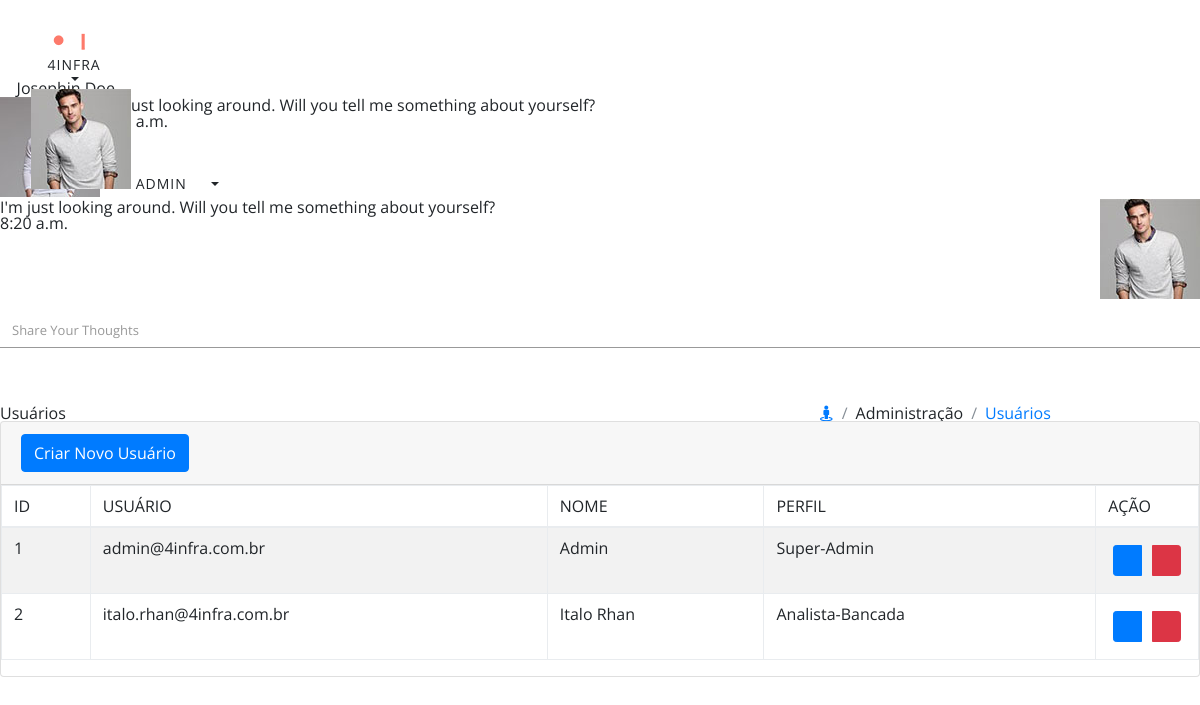
The app's page /usuarios (signed in) with its own data.
### tables this page shows
CREATE TABLE `usuario` (
  `id` int(11) NOT NULL AUTO_INCREMENT,
  `id_entidade` int(11) NOT NULL,
  `grupo` int(11) DEFAULT NULL,
  `nome` varchar(50) NOT NULL,
  `email` varchar(50) NOT NULL,
  `password` varchar(50) NOT NULL,
  PRIMARY KEY (`id`)
);

CREATE TABLE `grupo_permissao` (
  `id` int(11) NOT NULL AUTO_INCREMENT,
  `nome` varchar(50) NOT NULL,
  `parametros` varchar(200) NOT NULL,
  `id_entidade` varchar(45) NOT NULL,
  PRIMARY KEY (`id`)
);

### core/controller.php (called while the page is built, shortened)
<?php
class controller {
    public function loadTemplate($viewName, $viewDados = array()) {
        require 'views/template.php';
    }
    public function loadViewInTemplate($viewName, $viewDados = array()) {
        extract($viewDados);
        require 'views/'.$viewName.'.php';
    }
}

### core/Core.php (called while the page is built, shortened)
<?php
class Core {
    public function run(){
        $url = '/';
        if (isset($_GET['url'])) {
            $url .= $_GET['url'];
        }
        $params = array();
        if (!empty($url) && $url !='/') {
            $url = explode('/', $url);
            array_shift($url);
            array_shift($url);
            if (isset($url[0]) && !empty($url[0])) {
                $currentAction = $url[0];
                array_shift($url);
            } else {
                $currentAction = 'index';
            }
        } else {
            $currentController = 'dashboardController';
            $currentAction = 'index';
        }
        $c = new $currentController();
        call_user_func_array(array($c, $currentAction), $params);
    }
}

### index.php (called while the page is built, shortened)
<?php
$core = new Core();
$core->run();
?>

### core/model.php (called while the page is built, shortened)
<?php
class model {
    public function __construct()
    {
        global $db;
        $this->db = $db;
    }
}

### models/Usuarios.php (called while the page is built, shortened)
<?php
class Usuarios extends model {
    private $userInfo;
    public function setLoggedUsuario(){
        if(isset($_SESSION['sessionName']) && !empty($_SESSION['sessionName'])){
            $id = $_SESSION['sessionId'];
            $sql = $this->db->prepare("SELECT * FROM usuario WHERE id = :id");
            $sql->bindValue(':id', $id);
            $sql->execute();
            if ($sql->rowCount() > 0) {
                $this->userInfo = $sql->fetch();
            }
        }
    }
    public function getEntidade() {
        if (isset($this->userInfo['id_entidade'])) {
            return $this->userInfo['id_entidade'];
        } else {
            return 0;
        }
    }
    public function getListUsuario($id_entidade){
        $array = array();
        $sql = $this->db->prepare("SELECT usuario.id, usuario.nome, usuario.email, grupo_permissao.nome as nomegrupo FROM usuario LEFT JOIN grupo_permissao ON grupo_permissao.id = usuario.grupo WHERE usuario.id_entidade = :id_entidade");
        $sql->bindValue(':id_entidade', $id_entidade);
        $sql->execute();
        if ($sql->rowCount() > 0) {
            $array = $sql->fetchAll();
        }
        return $array;
    }
}

### models/Entidades.php (called while the page is built, shortened)
<?php
class Entidades extends model {
    private $entidadeInfo;
    public function __construct($id)
    {
        $sql = $this->db->prepare("SELECT * FROM entidade WHERE id = :id");
        $sql->bindValue(':id', $id);
        $sql->execute();
        if ($sql->rowCount() > 0) {
            $this->entidadeInfo = $sql->fetch();
        }
    }
    public function getNome(){
        if (isset($this->entidadeInfo['nome'])) {
            return $this->entidadeInfo['nome'];
        } else {
            return '';
        }
    }
}

### models/Perfil.php (called while the page is built, shortened)
<?php
class Perfil extends model {
    public function getListPerfil($id_entidade){
        $array = array();
        $sql = $this->db->prepare("SELECT * FROM grupo_permissao WHERE id_entidade = :id_entidade");
        $sql->bindValue(':id_entidade', $id_entidade);
        $sql->execute();
        if ($sql->rowCount() > 0) {
            $array = $sql->fetchAll();
        }
        return $array;
    }
}

### views/usuarios.php (the view)
<div class="page-header">
    <div class="row align-items-end">
        <div class="col-lg-8">
            <div class="page-header-title">
                <div class="d-inline">
                    <h4>Usuários</h4>
                </div>
            </div>
        </div>
        <div class="col-lg-4">
            <div class="page-header-breadcrumb">
                <ul class="breadcrumb-title">
                    <li class="breadcrumb-item">
                        <a href="<?php echo BASE_URL;?>dashboard"> <i class="fa fa-street-view"></i> </a>
                    </li>
                    <li class="breadcrumb-item">Administração
                    </li>
                    <li class="breadcrumb-item"><a href="<?php echo BASE_URL;?>usuarios">Usuários</a>
                    </li>
                </ul>
            </div>
        </div>
    </div>
</div>
<div class="card">
    <div class="card-header">
        <a href="<?php echo BASE_URL ;?>usuarios/add" class="btn btn-primary sweet-1 m-b-10">Criar Novo Usuário</a>
    </div>
    <div class="card-block">
        <div class="table-responsive">
            <table class="table table-striped table-bordered" id="example-2">
                <thead>
                    <tr>
                        <th>ID</th>
                        <th>USUÁRIO</th>
                        <th>NOME</th>
                        <th>PERFIL</th>
                        <th>AÇÃO</th>
                    </tr>
                </thead>
                <tbody>
                    <?php foreach($getListUsuario as $usuario):?>
                    <tr>
                        <th scope="row"><?php echo $usuario['id'];?></th>
                        <td class="tabledit-view-mode">
                            <span class="tabledit-span"><?php echo $usuario['email'];?></span>
                        </td>
                        <td class="tabledit-view-mode">
                            <span class="tabledit-span"><?php echo $usuario['nome'];?></span>
                        </td>
                        <td class="tabledit-view-mode">
                            <span class="tabledit-span"><?php echo $usuario['nomegrupo'];?></span>
                        </td>
                        <td style="white-space: nowrap; width: 1%;">
                            <div class="tabledit-toolbar btn-toolbar" style="text-align: left;">
                                <div class="btn-group btn-group-sm" style="float: none;">
                                    <a href="<?php echo BASE_URL ;?>usuarios/edit/<?php echo $usuario['id'];?>" class="tabledit-edit-button btn btn-primary waves-effect waves-light" style="float: none;margin: 5px;">
                                        <span class="icofont icofont-ui-edit"></span>
                                    </a>
                                    <a href="<?php echo BASE_URL ;?>usuarios/delet/<?php echo $usuario['id'];?>" class="tabledit-delete-button btn btn-danger waves-effect waves-light" style="float: none;margin: 5px;">
                                        <span class="icofont icofont-ui-delete"></span>
                                    </a>
                                </div>
                            </div>
                        </td>
                    </tr>
                    <?php endforeach;?>
                </tbody>
            </table>
        </div>
    </div>
</div>

### assets/extra-pages/landingpage/assets/css/style.css (style rules this page uses)
html, body, div, span, applet, object, iframe, h1, h2, h3, h4, h5, h6, p, blockquote, pre, a, abbr, acronym, address, big, cite, code, del, dfn, em, img, ins, kbd, q, s, samp, small, strike, strong, sub, sup, tt, var, b, u, i, center, dl, dt, dd, ol, ul, li, fieldset, form, label, legend, table, caption, tbody, tfoot, thead, tr, th, td, article, aside, canvas, details, embed, figure, figcaption, footer, header, hgroup, menu, nav, output, ruby, section, summary, time, mark, audio, video { margin: 0; padding: 0; border: 0; font-size: 100%; font: inherit; vertical-align: baseline; font-weight:400; }
body { font-family:"Open Sans",sans-serif; line-height: 1; }
ol, ul { list-style: none; }
table { border-collapse: collapse; border-spacing: 0; }
html * { text-rendering: optimizeLegibility !important; -webkit-font-smoothing: antialiased; -moz-osx-font-smoothing: grayscale; }
body { -webkit-font-smoothing: antialiased; -moz-osx-font-smoothing: grayscale; }
*, *:after, *:before { -webkit-box-sizing: border-box; -moz-box-sizing: border-box; box-sizing: border-box; }

### records on screen
usuario: id "1", email "admin@4infra.com.br", nome "Admin", grupo_permissao.nome "Super-Admin"
usuario: id "2", email "italo.rhan@4infra.com.br", nome "Italo Rhan", grupo_permissao.nome "Analista-Bancada"

### other values on screen
$viewDados['nomeEntidade'] "4INFRA"
$_SESSION['sessionName'] "ADMIN"
